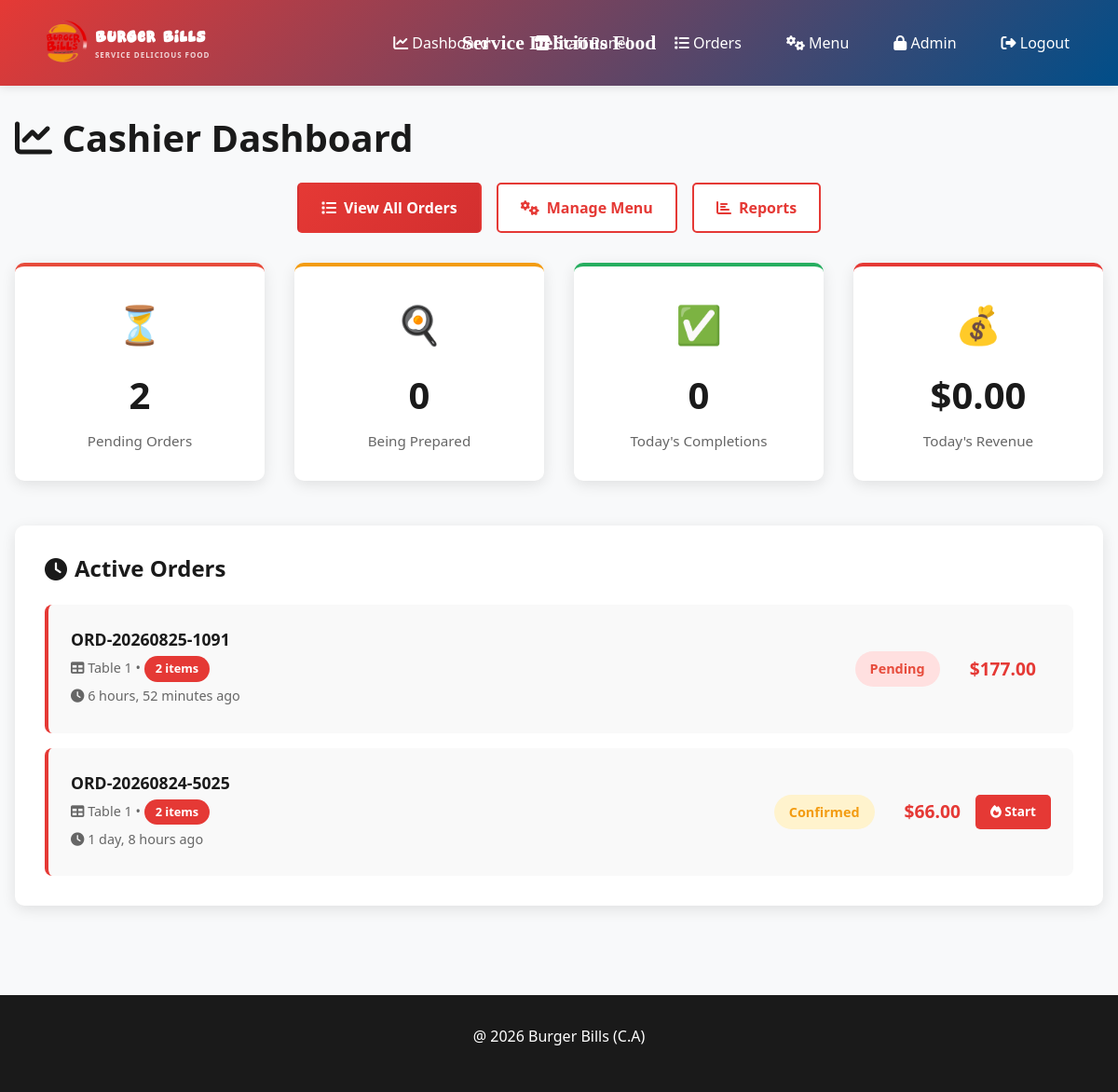
Before: /dashboard/ (signed in) with the older database file.
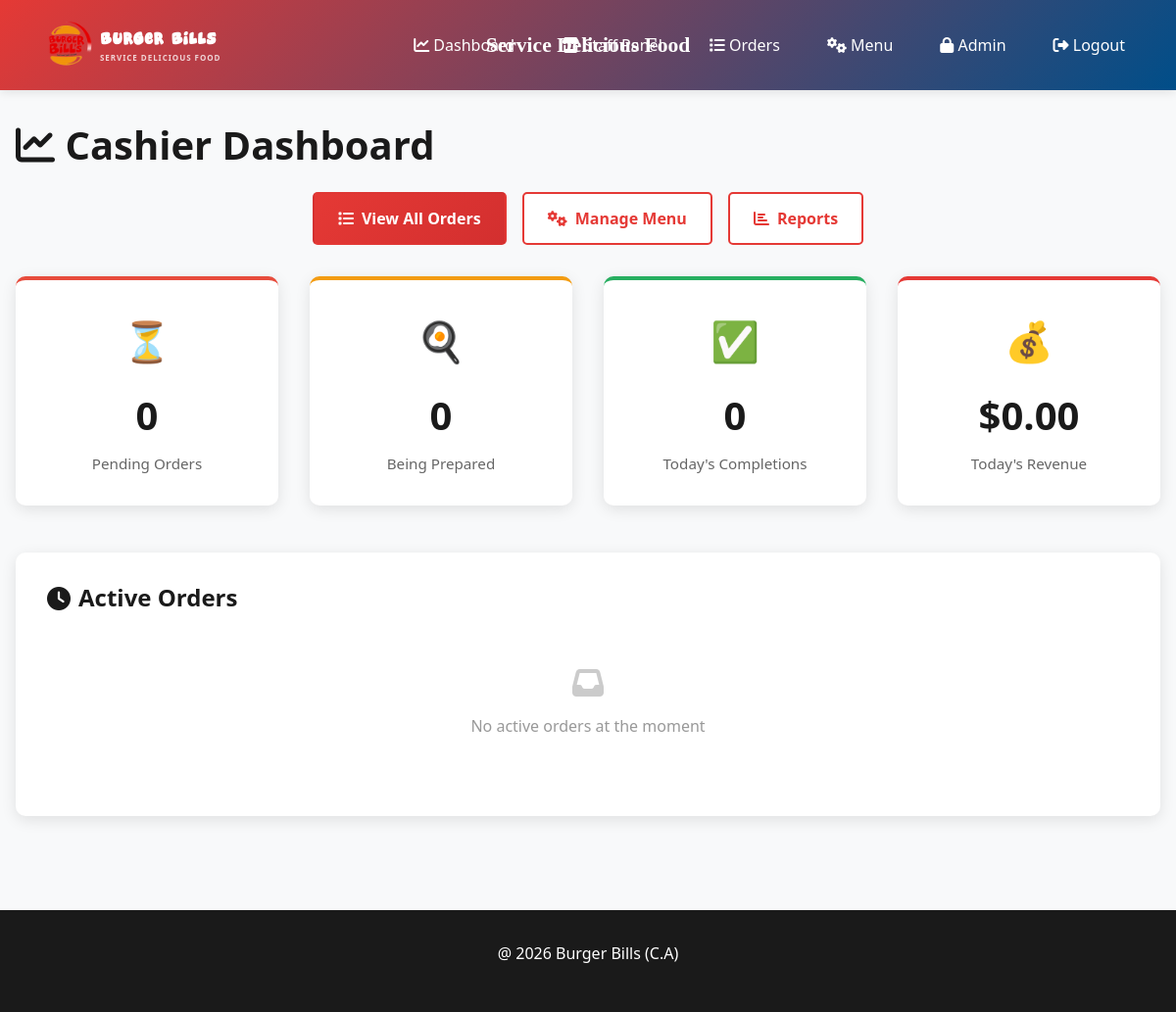
After: the same page with the newer database file.
### menu/models.py (models this page shows, shortened)
class Order(models.Model):
    ORDER_STATUS_CHOICES = [
        ('pending', 'Pending'),
        ('confirmed', 'Confirmed'),
        ('preparing', 'Preparing'),
        ('ready', 'Ready'),
        ('completed', 'Completed'),
        ('cancelled', 'Cancelled'),
    ]
    ORDER_TYPE_CHOICES = [
        ('dine_in', 'Dine In'),
        ('pickup', 'Pickup'),
    ]
    table = models.ForeignKey(Table, on_delete=models.CASCADE, related_name='orders', null=True, blank=True)
    order_number = models.CharField(max_length=20, unique=True)
    status = models.CharField(max_length=20, choices=ORDER_STATUS_CHOICES, default='pending')
    order_type = models.CharField(max_length=20, choices=ORDER_TYPE_CHOICES, default='dine_in')
    customer_name = models.CharField(max_length=200, blank=True)
    customer_phone = models.CharField(max_length=20, blank=True)
    customer_email = models.EmailField(blank=True)
    total_amount = models.DecimalField(max_digits=10, decimal_places=2, default=0)
    special_instructions = models.TextField(blank=True)
    estimated_time = models.IntegerField(default=20, help_text="Estimated time in minutes")
    is_called = models.BooleanField(default=False, help_text="Customer has been called to pick up")
    called_at = models.DateTimeField(blank=True, null=True)
    cart_expires_at = models.DateTimeField(blank=True, null=True, help_text="Cart auto-expires after 5 minutes of inactivity")
    created_at = models.DateTimeField(auto_now_add=True)
    updated_at = models.DateTimeField(auto_now=True)
    completed_at = models.DateTimeField(blank=True, null=True)
    class Meta:
        ordering = ['-created_at']

class Table(models.Model):
    number = models.IntegerField(unique=True)
    capacity = models.IntegerField(default=4)
    qr_code = models.ImageField(upload_to='qr_codes/', blank=True, null=True)
    qr_access_token = models.UUIDField(default=uuid.uuid4, editable=False)
    qr_code_generated_at = models.DateTimeField(default=timezone.now, help_text="Timestamp when QR code was last generated")
    is_active = models.BooleanField(default=True)
    created_at = models.DateTimeField(auto_now_add=True)
    menu_access_timeout_minutes = models.IntegerField(
        default=60,
        help_text="Customer menu access expires after this many minutes of inactivity"
    )
    class Meta:
        ordering = ['number']

### menu/views.py (the view)
# urls.py: path('dashboard/', views.dashboard, name='dashboard'),
@login_required
def dashboard(request):
    if not request.user.is_staff:
        return redirect('index')
    pending_orders = Order.objects.filter(status__in=['pending', 'confirmed']).count()
    preparing_orders = Order.objects.filter(status='preparing').count()
    today_completed = Order.objects.filter(
        status='completed',
        completed_at__date=timezone.now().date()
    ).count()
    today_revenue = Order.objects.filter(
        status='completed',
        completed_at__date=timezone.now().date()
    ).aggregate(Sum('total_amount'))['total_amount__sum'] or 0
    active_orders = Order.objects.filter(
        status__in=['pending', 'confirmed', 'preparing']
    ).order_by('-created_at')[:10]
    context = {
        'pending_orders': pending_orders,
        'preparing_orders': preparing_orders,
        'today_completed': today_completed,
        'today_revenue': today_revenue,
        'active_orders': active_orders,
    }
    return render(request, 'menu/dashboard.html', context)

### templates/menu/dashboard.html (shortened to what this page needs)
{% extends 'menu/base.html' %}
{% block content %}
<h1><i class="fas fa-chart-line"></i> Cashier Dashboard</h1>
<div class="quick-actions">
    <a href="{% url 'all_orders' %}" class="btn-quick btn-quick-primary">
        <i class="fas fa-list"></i> View All Orders
    </a>
    <a href="{% url 'menu_management' %}" class="btn-quick">
        <i class="fas fa-cogs"></i> Manage Menu
    </a>
    <a href="{% url 'reports' %}" class="btn-quick">
        <i class="fas fa-chart-bar"></i> Reports
    </a>
</div>
<div class="stats-grid">
    <div class="stat-card pending">
        <div class="stat-icon">⏳</div>
        <div class="stat-number">{{ pending_orders }}</div>
        <div class="stat-label">Pending Orders</div>
    </div>
    <div class="stat-card preparing">
        <div class="stat-icon">🍳</div>
        <div class="stat-number">{{ preparing_orders }}</div>
        <div class="stat-label">Being Prepared</div>
    </div>
    <div class="stat-card completed">
        <div class="stat-icon">✅</div>
        <div class="stat-number">{{ today_completed }}</div>
        <div class="stat-label">Today's Completions</div>
    </div>
    <div class="stat-card revenue">
        <div class="stat-icon">💰</div>
        <div class="stat-number">${{ today_revenue|floatformat:2 }}</div>
        <div class="stat-label">Today's Revenue</div>
    </div>
</div>
<div class="orders-section">
    <h2 class="section-title">
        <i class="fas fa-clock"></i> Active Orders
    </h2>
    {% if active_orders %}
        <div class="order-list">
            {% for order in active_orders %}
                <div class="order-card">
                    <div class="order-info">
                        <div class="order-number">{{ order.order_number }}</div>
                        <div class="order-meta">
                            <i class="fas fa-table"></i> Table {{ order.table.number }}
                            •
                            <span class="order-items-count">{{ order.items.count }} items</span>
                        </div>
                        <div class="order-meta">
                            <i class="fas fa-clock"></i> {{ order.created_at|timesince }} ago
                        </div>
                    </div>
                    <div style="text-align: right; display: flex; align-items: center; gap: 1rem;">
                        <span class="order-status-badge status-{{ order.status }}">
                            {% if order.status == 'pending' %}Pending{% elif order.status == 'confirmed' %}Confirmed{% elif order.status == 'preparing' %}Preparing{% elif order.status == 'ready' %}Ready{% else %}{{ order.status }}{% endif %}
                        </span>
                        <div style="text-align: right;">
                            <div style="font-weight: 700; font-size: 1.2rem; color: #E53935;">
                                ${{ order.total_amount }}
                            </div>
                        </div>
                        <div class="order-actions">
                            {% if order.status == 'confirmed' %}
                                <button class="btn-action-small btn-update" onclick="updateStatus({{ order.id }}, 'preparing')">
                                    <i class="fas fa-fire"></i> Start
                                </button>
                            {% elif order.status == 'preparing' %}
                                <button class="btn-action-small btn-update" onclick="updateStatus({{ order.id }}, 'ready')">
                                    <i class="fas fa-check"></i> Ready
                                </button>
                            {% endif %}
                        </div>
                    </div>
                </div>
            {% endfor %}
        </div>
    {% else %}
        <div class="empty-state">
            <i class="fas fa-inbox"></i>
            <p>No active orders at the moment</p>
        </div>
    {% endif %}
</div>
{% endblock %}

### templates/menu/base.html (shortened to what this page needs)
{% load static %}
<!DOCTYPE html>
<html lang="en">
<head>
    <link href="https://cdn.jsdelivr.net/npm/bootstrap@5.3.0/dist/css/bootstrap.min.css" rel="stylesheet">
    <link href="https://cdnjs.cloudflare.com/ajax/libs/font-awesome/6.4.0/css/all.min.css" rel="stylesheet">
</head>
<body>
    <nav class="navbar navbar-expand-lg navbar-dark">
        <div class="container-fluid">
            <a class="navbar-brand" href="/">
                {% load static %}
                <img src="{% static 'images/logo.png' %}" alt="Burger Bills Logo" class="navbar-logo">
                <span class="navbar-brand-copy">
                    <strong>Burger Bills</strong>
                    <small>Service Delicious Food</small>
                </span>
            </a>
            <div class="restaurant-navbar-heading{% if table %} table-number-badge{% endif %}"{% if table %} aria-label="Table {{ table.number }}"{% endif %}>
                {% if table %}{{ table.number }}{% else %}Service Delicious Food{% endif %}
            </div>
            {% block navigation %}
            <div class="collapse navbar-collapse" id="navbarNav">
                <ul class="navbar-nav ms-auto">
                    {% if user.is_authenticated %}
                        {% if user.is_staff %}
                            <li class="nav-item">
                                <a class="nav-link" href="/dashboard/">
                                    <i class="fas fa-chart-line"></i> Dashboard
                                </a>
                            </li>
                            <li class="nav-item">
                                <a class="nav-link" href="{% url 'staff_panel' %}">
                                    <i class="fas fa-store"></i> Staff Panel
                                </a>
                            </li>
                            <li class="nav-item">
                                <a class="nav-link" href="/orders/">
                                    <i class="fas fa-list"></i> Orders
                                </a>
                            </li>
                            <li class="nav-item">
                                <a class="nav-link" href="/menu-management/">
                                    <i class="fas fa-cogs"></i> Menu
                                </a>
                            </li>
                            <li class="nav-item">
                                <a class="nav-link" href="/admin/">
                                    <i class="fas fa-lock"></i> Admin
                                </a>
                            </li>
                            <li class="nav-item">
                                <a class="nav-link" href="{% if user.is_superuser %}{% url 'manager_logout' %}{% else %}{% url 'staff_logout' %}{% endif %}">
                                    <i class="fas fa-sign-out-alt"></i> Logout
                                </a>
                            </li>
                        {% endif %}
                    {% else %}
                        <li class="nav-item">
                            <a class="nav-link" href="/admin/">
                                <i class="fas fa-sign-in-alt"></i> Staff Login
                            </a>
                        </li>
                    {% endif %}
                </ul>
            </div>{% endblock %}
        </div>
    </nav>
    <div class="container-main">
        {% block content %}{% endblock %}
    </div>
    <footer class="footer">
        <p>@ 2026 Burger Bills (C.A)</p>
    </footer>
</body>
</html>

### templates/menu/dashboard.html (style rules this page uses)
.stats-grid { display: grid; grid-template-columns: repeat(auto-fit, minmax(250px, 1fr)); gap: 2rem; margin-bottom: 3rem; }
.stat-card { background: white; padding: 2rem; border-radius: 10px; box-shadow: 0 4px 15px rgba(0, 0, 0, 0.1); text-align: center; }
.stat-card.pending { border-top: 4px solid #e74c3c; }
.stat-card.preparing { border-top: 4px solid #f39c12; }
.stat-card.completed { border-top: 4px solid #27ae60; }
.stat-card.revenue { border-top: 4px solid #E53935; }
.stat-icon { font-size: 2.5rem; margin-bottom: 1rem; }
.stat-number { font-size: 2.5rem; font-weight: 700; color: #1a1a1a; margin-bottom: 0.5rem; }
.stat-label { color: #666; font-size: 0.95rem; }
.orders-section { background: white; padding: 2rem; border-radius: 10px; box-shadow: 0 4px 15px rgba(0, 0, 0, 0.1); }
.section-title { font-size: 1.5rem; font-weight: 700; margin-bottom: 1.5rem; display: flex; align-items: center; gap: 0.5rem; }
.empty-state { text-align: center; padding: 2rem; color: #999; }
.empty-state i { font-size: 2rem; margin-bottom: 1rem; opacity: 0.5; }
.quick-actions { display: flex; gap: 1rem; justify-content: center; margin-bottom: 2rem; flex-wrap: wrap; }
.btn-quick { background: white; border: 2px solid #E53935; color: #E53935; padding: 0.8rem 1.5rem; border-radius: 5px; font-weight: 600; cursor: pointer; transition: all 0.3s; text-decoration: none; display: inline-flex; align-items: center; gap: 0.5rem; }
.btn-quick-primary { background: linear-gradient(135deg, #E53935 0%, #D32F2F 100%); border-color: transparent; color: white; }

Changed rows visible on the page:
removed Order: order_number "ORD-20260825-1091", table.number "1", items.count "2", created_at "6 hours, 52 minutes", status "Pending", total_amount "177.00"
removed Order: order_number "ORD-20260824-5025", table.number "1", items.count "2", created_at "1 day, 8 hours", status "Confirmed", total_amount "66.00"
Other visible differences:
{{ pending_orders }}: "2" → "0"
text now shown: "No active orders at the moment"
